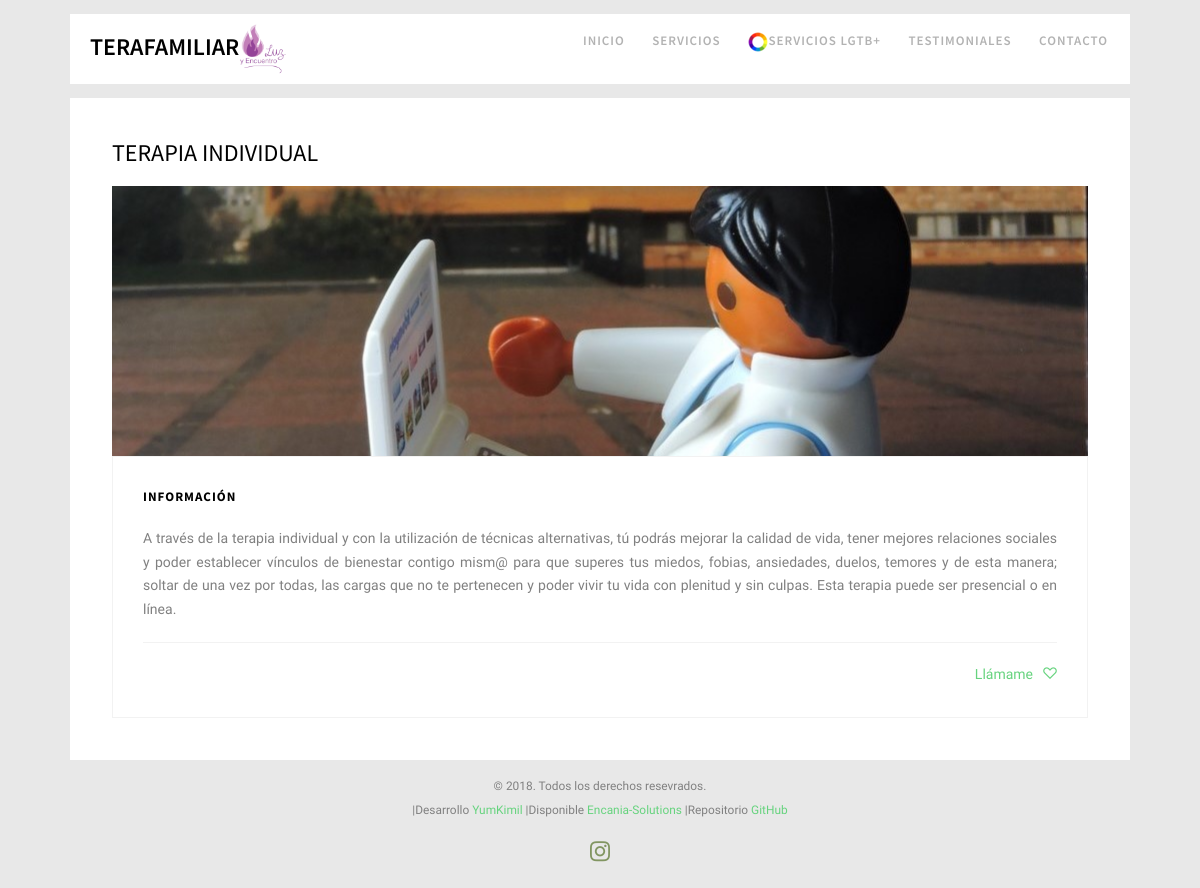
/individual_therapy/, run on the app's committed database.
### individual_therapy/models.py (models this page shows, shortened)
class Individual_therapy(models.Model):
    title = models.CharField(max_length=200, verbose_name="Título")
    subtitle = models.CharField(max_length=200, verbose_name="Subtítulo")
    content = RichTextField(verbose_name="Contenido")
    image = models.ImageField(verbose_name="Imágen", upload_to="individual_therapy")
    created = models.DateTimeField(auto_now_add=True, verbose_name="Fecha de creación")
    updated = models.DateTimeField(auto_now=True, verbose_name="Fecha de edición")
    published = models.DateTimeField(verbose_name="Fecha de publicación", default=now)
    class Meta:
        verbose_name = "terapia individual"
        verbose_name_plural = "terapias individuales"
        ordering = ['-created']

### individual_therapy/views.py (the view)
# urls.py: path('', views.individual_therapy, name="individual_therapy"),
def individual_therapy(request):
    individual_therapies = Individual_therapy.objects.all()
    return  render(request, "individual_therapy/individual_therapy.html", {'individual_therapies':individual_therapies})

### social/processors.py (called while the page is built)
def ctx_dict(request):
    ctx = {}
    links = Link.objects.all()
    for link in links:
        ctx[link.key] = link.url
    return ctx

### individual_therapy/templates/individual_therapy/individual_therapy.html
{% extends 'core/base.html' %}
{% load static %}
{% block content %}
	{% for individual_therapy in individual_therapies %}
		<div class="container-wrap">
			<div id="fh5co-blog">
				<div class="row">
					<div class="col-md-12">
						<div class="fh5co-blog animate-box">
							<h3>{{individual_therapy.title}}</h3>
							<a href="{{individual_therapy.image.url}}" class="blog-bg" style="background-image: url({{individual_therapy.image.url}});"></a>
							<div class="blog-text">
								<h3>{{individual_therapy.subtitle}}</h3>
								<p>{{individual_therapy.content|safe}}</p>
								<ul class="stuff">
									<li><a href="{% url 'contact' %}">Llámame<i class="icon-heart3"></i></a></li>
								</ul>
							</div>
						</div>
					</div>
				</div>
			</div>
		</div>
	{% endfor %}
{% endblock %}

### core/static/core/css/style.css (style rules this page uses)
body { font-family: "Oxygen", sans-serif; font-weight: 300; font-size: 14px; line-height: 1.7; color: gray; background: #e8e8e8; }
a { color: #66D37E; -webkit-transition: 0.5s; -o-transition: 0.5s; transition: 0.5s; }
p { margin-bottom: 20px; }
h1, h2, h3, h4, h5, h6, figure { color: #000; font-family: "Source Sans Pro", sans-serif; font-weight: 400; margin: 0 0 20px 0; }
.container-wrap { max-width: 1060px; margin: 0 auto; margin-bottom: 1em; background: #fff; }
#fh5co-about, #fh5co-services, #fh5co-contact, #fh5co-work, #fh5co-blog, #fh5co-counter, #fh5co-footer { padding: 3em 3em; clear: both; }
.fh5co-blog { width: 100%; float: left; margin-bottom: 0px; }
.fh5co-blog .blog-bg { display: block; width: 100%; background-size: cover; background-position: center center; background-repeat: no-repeat; position: relative; height: 270px; }
.fh5co-blog .blog-text { position: relative; width: 100%; padding: 30px; float: left; border: 1px solid rgba(0, 0, 0, 0.05); -webkit-transition: 0.3s; -o-transition: 0.3s; transition: 0.3s; }
.fh5co-blog .blog-text .stuff { margin: 0; padding: 0; border-top: 1px solid rgba(0, 0, 0, 0.05); padding-top: 20px; }
.fh5co-blog .blog-text .stuff li { list-style: none; display: inline-block; margin-left: 10px; }
.fh5co-blog .blog-text .stuff li:first-child { margin-left: 0; }
.fh5co-blog .blog-text .stuff li:last-child { float: right; }
.fh5co-blog .blog-text .stuff li:last-child i { padding-right: 0; padding-left: 10px; }
.fh5co-blog .blog-text .stuff li i { font-size: 14px; padding-right: 5px; }
.fh5co-blog .blog-text h3 { font-size: 13px; margin-bottom: 20px; line-height: 1.5; font-weight: 700; letter-spacing: 1px; text-transform: uppercase; font-family: "Source Sans Pro", sans-serif; }
.js .animate-box { opacity: 0; }

### data on the page
Individual_therapy: title "TERAPIA INDIVIDUAL", image (picture), subtitle "INFORMACIÓN", content "A través de la terapia individual y con la utilización de técnicas alternativas, tú podrás mejorar la calidad de vida, tener mejores relaciones sociales y poder establecer vínculos de bienestar contigo mism@ para que superes tus miedos, fobias, ansiedades, duelos, temores y de esta manera; soltar de una vez por todas, las cargas que no te pertenecen y poder vivir tu vida con plenitud y sin culpas. Esta terapia puede ser presencial o en línea."
